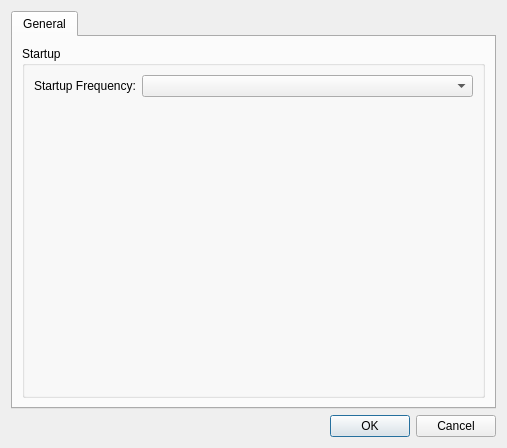
<?xml version="1.0" encoding="UTF-8"?>
<ui version="4.0">
 <class>OptionsDialog</class>
 <widget class="QDialog" name="OptionsDialog">
  <property name="geometry">
   <rect>
    <x>0</x>
    <y>0</y>
    <width>507</width>
    <height>448</height>
   </rect>
  </property>
  <property name="windowTitle">
   <string>Dialog</string>
  </property>
  <layout class="QGridLayout" name="gridLayout">
   <item row="0" column="0">
    <widget class="QTabWidget" name="tabWidget">
     <property name="tabPosition">
      <enum>QTabWidget::North</enum>
     </property>
     <property name="tabShape">
      <enum>QTabWidget::Rounded</enum>
     </property>
     <property name="currentIndex">
      <number>0</number>
     </property>
     <widget class="QWidget" name="tab">
      <attribute name="title">
       <string>General</string>
      </attribute>
      <layout class="QGridLayout" name="gridLayout_2">
       <item row="0" column="0">
        <widget class="QGroupBox" name="groupBox">
         <property name="title">
          <string>Startup</string>
         </property>
         <layout class="QFormLayout" name="formLayout">
          <item row="0" column="0">
           <widget class="QLabel" name="label">
            <property name="text">
             <string>Startup Frequency:</string>
            </property>
           </widget>
          </item>
          <item row="0" column="1">
           <widget class="QComboBox" name="comboBox"/>
          </item>
         </layout>
        </widget>
       </item>
      </layout>
     </widget>
    </widget>
   </item>
   <item row="1" column="0">
    <widget class="QDialogButtonBox" name="buttonBox">
     <property name="orientation">
      <enum>Qt::Horizontal</enum>
     </property>
     <property name="standardButtons">
      <set>QDialogButtonBox::Cancel|QDialogButtonBox::Ok</set>
     </property>
    </widget>
   </item>
  </layout>
 </widget>
 <resources/>
 <connections>
  <connection>
   <sender>buttonBox</sender>
   <signal>accepted()</signal>
   <receiver>OptionsDialog</receiver>
   <slot>accept()</slot>
   <hints>
    <hint type="sourcelabel">
     <x>248</x>
     <y>254</y>
    </hint>
    <hint type="destinationlabel">
     <x>157</x>
     <y>274</y>
    </hint>
   </hints>
  </connection>
  <connection>
   <sender>buttonBox</sender>
   <signal>rejected()</signal>
   <receiver>OptionsDialog</receiver>
   <slot>reject()</slot>
   <hints>
    <hint type="sourcelabel">
     <x>316</x>
     <y>260</y>
    </hint>
    <hint type="destinationlabel">
     <x>286</x>
     <y>274</y>
    </hint>
   </hints>
  </connection>
 </connections>
</ui>
